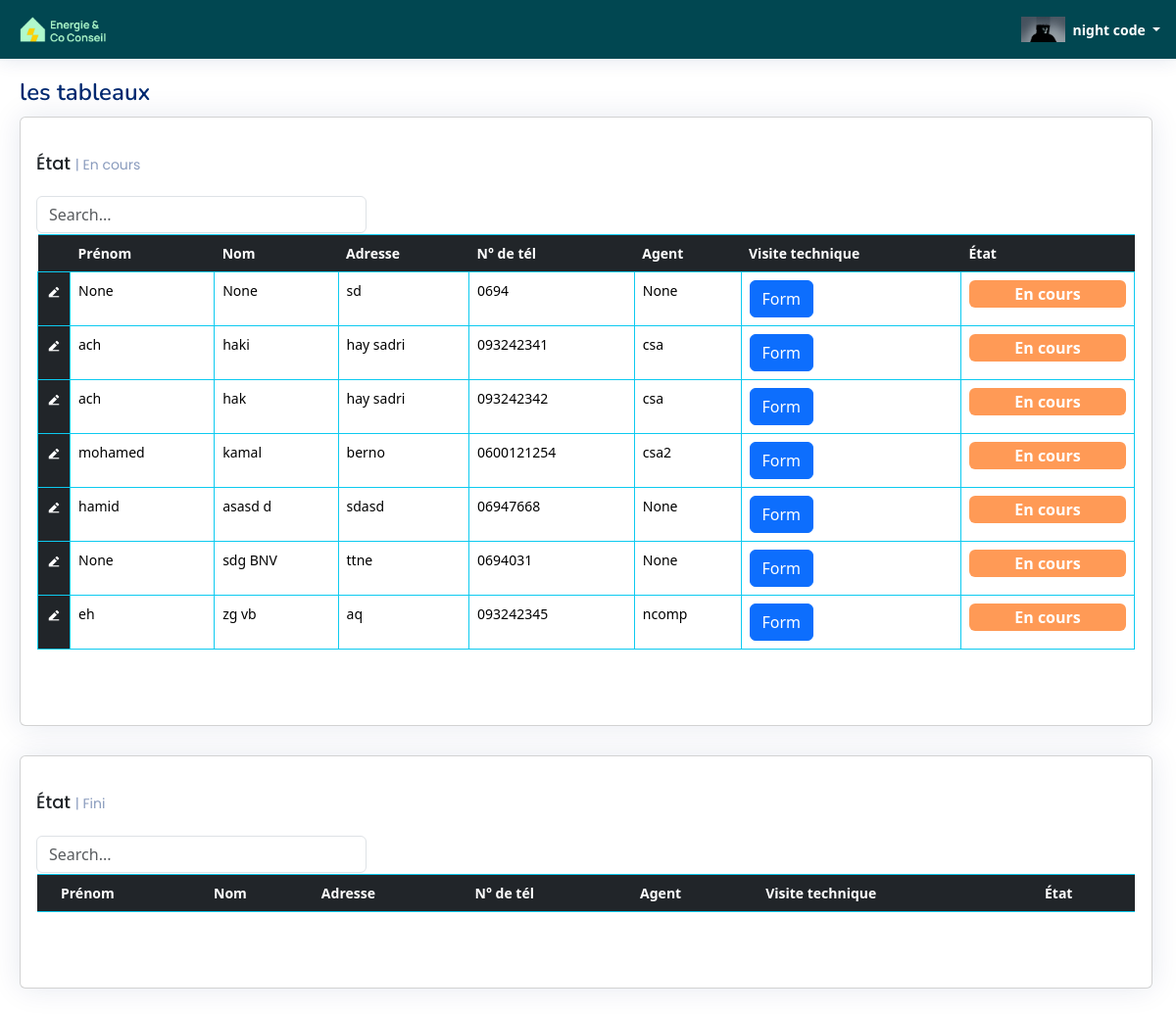
Page /VT/ (signed in) on the earlier database version.
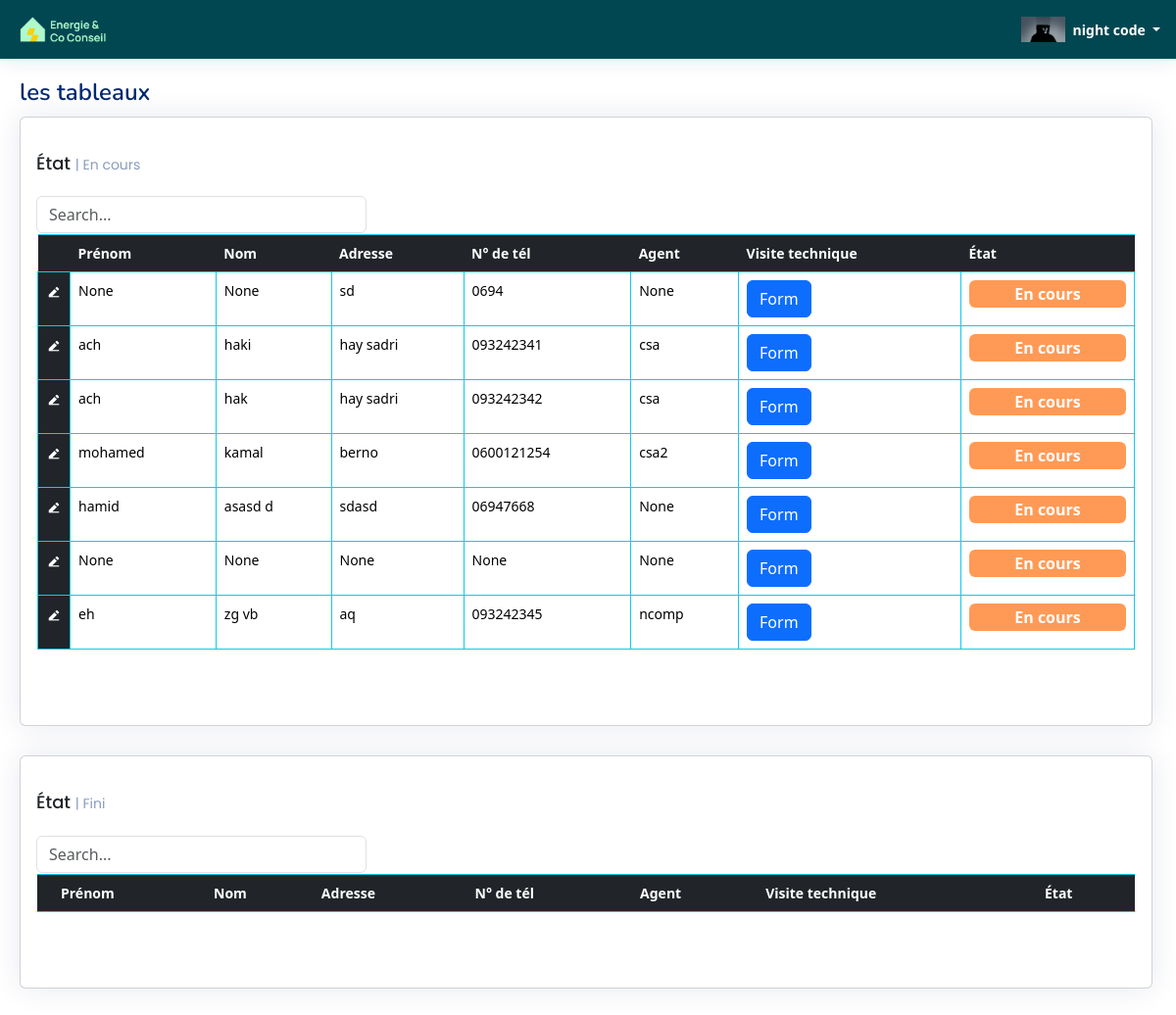
Same page on the later database version.
### ERapp/models.py (models this page shows, shortened)
class USER(AbstractBaseUser, PermissionsMixin):
    email = models.EmailField(unique=True)
    first_name = models.CharField(max_length=30, blank=True, null=True)
    last_name = models.CharField(max_length=30, blank=True, null=True)
    role = models.CharField(max_length=255, blank=True, null=True)
    agent = models.CharField(max_length=30, blank=True, null=True)
    num = models.CharField(max_length=30, blank=True, null=True)
    is_active = models.BooleanField(default=True)
    is_staff = models.BooleanField(default=False)
    is_superuser = models.BooleanField(default=False)
    profile_pic = models.ImageField(blank=True, upload_to='uploads/profilePic',default='uploads/default_user_avatar.png')
    date_joined = models.DateTimeField(default=timezone.now)
    last_login = models.DateTimeField(blank=True, null=True)
    user_id = models.CharField(max_length=255,blank=True, null=True)
    be = models.BooleanField(default=False)
    ai = models.BooleanField(default=False)
    com_name = models.CharField(max_length=255,blank=True, null=True)
    objects = CustomUserManager()
    USERNAME_FIELD = 'email'
    REQUIRED_FIELDS = ['first_name', 'last_name']

class TableData001(models.Model):
    cell_id = models.CharField(max_length=255,blank=True)
    firstname = models.CharField(max_length=255,blank=True)
    lastname = models.CharField(max_length=255,blank=True)
    address = models.CharField(max_length=255,blank=True)
    email = models.CharField(max_length=255,blank=True)
    num = models.CharField(max_length=255,blank=True)
    precaite = models.CharField(max_length=255,blank=True)
    vt = models.FileField(upload_to='uploads/files',blank=True)
    etat_vt = models.CharField(default="En cours",max_length=255,blank=True)
    etat = models.CharField(default="A realiser",max_length=255,blank=True)
    tp = models.CharField(max_length=255,blank=True)
    auditV1 = models.FileField(upload_to='uploads/files/%Y/%m/%d/',blank=True)
    auditV2 = models.FileField(upload_to='uploads/files/%Y/%m/%d/',blank=True)
    auditV3 = models.FileField(upload_to='uploads/files/%Y/%m/%d/',blank=True)
    cofrac = models.CharField(max_length=255,blank=True)
    paiement = models.BooleanField(default=False)
    auditeur = models.CharField(max_length=255,blank=True)
    agent= models.CharField(max_length=255,blank=True,null=True)
    bureau_d_etude = models.CharField(max_length=255,blank=True,null=True)
    be = models.BooleanField(default=False)
    ai = models.BooleanField(default=False)
    creation_time = models.DateTimeField(auto_now_add=True, blank = True)
    Envoye_time = models.DateTimeField(null=True, blank=True, default=None)
    Envoye_time_checker = models.BooleanField(default=False)
    Envoye_by_user= models.CharField(max_length=255,blank=True,null=True)
    fini_time = models.DateTimeField(null=True, blank=True, default=None)
    fini_time_checker = models.BooleanField(default=False)
    fini_by_user=models.CharField(max_length=255,blank=True,null=True)

### ERapp/views.py (the view)
# urls.py: path('VT/', VT_Page,name="VT"),
@login_required
def VT_Page(request):
    table_index=[{'index':1,'state':"En cours"},
                 {'index':2,'state':"Fini"}]
    data = TableData001.objects.all()
    return render(request, 'html/VTPage.html', { 'data': data,'table_index':table_index })

### ERapp/templates/html/VTPage.html (shortened to what this page needs)
{% load static %}
<!DOCTYPE html>
<html lang="fr">
<head>
  <link rel="stylesheet" href="https://cdnjs.cloudflare.com/ajax/libs/font-awesome/5.15.3/css/all.min.css">
  <link href="{% static 'css/style.css' %}" rel="stylesheet" type="text/css">
  <link href="{% static 'vendor/bootstrap/css/bootstrap.min.css' %}" rel="stylesheet">
  <link href="{% static 'vendor/bootstrap-icons/bootstrap-icons.css' %}" rel="stylesheet">
  <link href="{% static 'vendor/boxicons/css/boxicons.min.css' %}" rel="stylesheet">
  <link href="{% static 'vendor/quill/quill.snow.css' %}" rel="stylesheet">
  <link href="{% static 'vendor/quill/quill.bubble.css' %}" rel="stylesheet">
  <link href="{% static 'vendor/remixicon/remixicon.css' %}" rel="stylesheet">
  <link href="{% static 'vendor/simple-datatables/style.css' %}" rel="stylesheet">
</head>
<body >
  {% if user.is_authenticated and "VT" in user.role %}
  <header id="header" class="header fixed-top d-flex align-items-center">
    <div class="d-flex align-items-center justify-content-between logo_with_button" >
      <a href="{% url 'main_page' %}"  class="logo d-flex align-items-center">
        <img src="{% static 'image\logo.png' %}" alt="" >
      </a>
    </div>
    <nav class="header-nav ms-auto">
      <ul class="d-flex align-items-center">
        <li class="nav-item dropdown pe-3">
          <a class="nav-link nav-profile d-flex align-items-center pe-0" href="#" data-bs-toggle="dropdown">
            <img src="{{ user.profile_pic.url }}" alt="Image" width="45px">
            <span class="d-none d-md-block dropdown-toggle ps-2">{{ user.first_name }} {{ user.last_name }} </span>
          </a>
        </li>
      </ul>
    </nav>
  </header>
  <main id="main2" class="main">
    <div class="pagetitle">
      <h1>les tableaux</h1>
    </div>
    <section class="section dashboard" >
      <div class="row">
         {% for k  in table_index %}
          <div class="row">
            <div class="col-12">
              <div class="card recent-sales">
                <div class="card-body">
                  <h5 class="card-title">État <span>| {{k.state}}</span></h5>
                  <input class="form-control" type="text" id="filterInput_{{ k.index }}" placeholder="Search..." style="width:30%;min-width:100px;">
                  <div class="overflow-auto" style="padding:1px;">
                  <form method="post"  enctype="multipart/form-data">
                    <table class="table  table-hover  table-bordered  table-borderless border-info fixed-header-table" id="tableDATA_1" cellspacing="0" >
                        <thead class="table-dark border-info ">
                          <th style="width:10px;"></th>
                          <th>Prénom</th>
                          <th>Nom</th>
                          <th>Adresse</th>
                          <th>N° de tél</th>
                          <th>Agent</th>
                          <th>Visite technique</th>
                          <th style="width:100px;">État</th>
                        </thead>
                        <tbody id="myTable_{{k.index}}">
                          {% for item in data %}
                          {% if item.etat_vt == k.state %}
                            <tr>
                                <td class="fixed-column fixed-column-backcolor" ><button  class="button_table_data" type="button" id="table1_edit_col" name="" value="" onclick="my_Func_edit_VT_State_1('{{item.cell_id}}')"><i class="ri-edit-2-fill"></i></button></td>
                                <td class="td_p_cell2"><p>{{ item.firstname }}</p></td>
                                <td class="td_p_cell2"><p>{{ item.lastname }}</p></td>
                                <td class="td_p_cell2"><p>{{ item.address }}</p></td>
                                <td class="td_p_cell2"><p>{{ item.num }}</p></td>
                                <td class="td_p_cell2"><p>{{ item.agent }}</p></td>
                                <td class="td_input_files_cell" >
                                  <a href="{% url 'Kizeo_form_page' client_id=item.cell_id page_number='1' %}" class="btn btn-primary">Form</a>
                                </td>
                                <td class="badge-cell" data-state="badge">
                                    <span class="badge" data-badge="En cours">En cours</span>
                                </td>
                            </tr>
                            {% endif %}
                          {% endfor %}
                        </tbody>
                    </table>
                </form>
              </div>
                </div>
              </div>
            </div>
          </div>
          {% endfor %}
      </div>
    </section>
  </main>
  {% else %}
    <script>
      window.location.href = "{% url 'not_logged_in' %}";
    </script>
  {% endif %}
</body>
</html>

### ERapp/static/css/style.css (style rules this page uses)
#main2 { margin:80px 0px 0px 20px !important; }
.fixed-column { position:sticky; left: 0; z-index: 1; text-align: center; }
.fixed-column-backcolor { width:auto; --bs-table-color: #fff !important; --bs-table-bg: #212529 !important; --bs-table-border-color: #4d5154 !important; --bs-table-striped-bg: #2c3034 !important; --bs-table-striped-color: #fff !important; --bs-table-active-bg: #373b3e !important; --bs-table-active-color: #fff !important; --bs-table-hover-bg: #323539 !important; --bs-table-hover-color: #fff !important; color: var(--bs-table-color)!important; border-color: var(--bs-table-border-color)!important; --bs-border-opacity: 1; border-color: rgba(var(--bs-info-rgb), var(--bs-border-opacity)) !important; }
.fixed-column-backcolor .ri-edit-2-fill , .ri-add-circle-line { color:#fff !important; }
.card-body { height:auto; }
#tableDATA_1, #tableDATA_2, #tableDATA_3 , #tableDATA_4 , #tableDATA_5 , #tableDATA_6 , #tableDATA_7 , #tableDATA_8 , #tableDATA_9 { margin-bottom: 60px; }
#tableDATA_1 th, td, #tableDATA_2 th, td, #tableDATA_3 th, td, #tableDATA_4 th, td, #tableDATA_5 th, td, #tableDATA_6 th, td, #tableDATA_7 th, td, #tableDATA_8 th, td, #tableDATA_9 th, td { white-space: nowrap; }
#tableDATA_1 td, #tableDATA_2 td, #tableDATA_3 td, #tableDATA_4 td, #tableDATA_5 td, #tableDATA_6 td, #tableDATA_7 td, #tableDATA_8 td, #tableDATA_9 td { height:100%; }
tr .badge ,tr .badgefoot { width:160px; text-align:center; }
.badge ,.badgefoot,.badge2 { text-align:center; height:100%; max-width:160px; padding: 0; border-radius: 4px; cursor: pointer; }
.badge[data-badge="En cours"] , .badgefoot[data-badgefoot="En cours"], .badge-cell select option[value="En cours"] , .badge-cellfoot select option[value="En cours"] { font-size:medium; background-color: rgb(255, 154, 86); color: white; }
:root { scroll-behavior: smooth; }
.border_none, .input_table_data,.button_table_data,.style_none_border { border: none !important; }
.input_table_data,.button_table_data , .td_input_cell, .icoon_table_data ,.style_background_transparent { padding:1px; background: transparent !important; }
.td_p_cell2 { padding:1px; background: transparent; width:auto; }
.logo_with_button { width:100px; }
header { background-color: rgb(1, 71, 81)!important; }
.logo_with_button i,.header-nav .align-items-center .dropdown .dropdown-toggle { color: white!important; }
body { font-family: "Open Sans", sans-serif; background: #f6f9ff; color: #444444; }
a { color: #4154f1; text-decoration: none; }
h1, h2, h3, h4, h5, h6 { font-family: "Nunito", sans-serif; }
.pagetitle { margin-bottom: 10px; }
.pagetitle h1 { font-size: 24px; margin-bottom: 0; font-weight: 600; color: #012970; }
.card { margin-bottom: 30px; border: none; border-radius: 5px; box-shadow: 0px 0 30px rgba(1, 41, 112, 0.1); }
.card-title { padding: 20px 0 15px 0; font-size: 18px; font-weight: 500; color: #012970; font-family: "Poppins", sans-serif; }
.card-title span { color: #899bbd; font-size: 14px; font-weight: 400; }
.card-body { padding: 0 20px 20px 20px; }
.logo { line-height: 1; }
@media (min-width: 1200px) { .logo { width: 280px; } }
.logo img { max-height: 26px; margin-right: 6px; }
.header { transition: all 0.5s; z-index: 997; height: 60px; box-shadow: 0px 2px 20px rgba(1, 41, 112, 0.1); background-color: #fff; padding-left: 20px; }
.header-nav ul { list-style: none; }
.header-nav>ul { margin: 0; padding: 0; }
.header-nav .nav-profile { color: #012970; }
.header-nav .nav-profile img { max-height: 36px; }
.header-nav .nav-profile span { font-size: 14px; font-weight: 600; }
.dashboard .recent-sales { font-size: 14px; }
.dashboard .recent-sales .table thead { background: #f6f6fe; }
.dashboard .recent-sales .table thead th { border: 0; }

Differences in the rows shown:
changed TableData001 (number 6 of 7 on the later page): lastname "sdg BNV" → "None"; address "ttne" → "None"; num "0694031" → "None"
